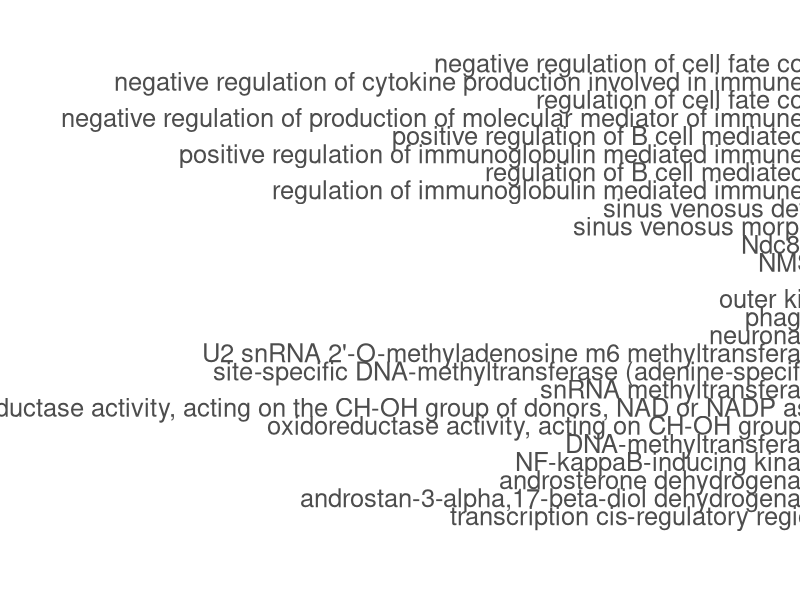
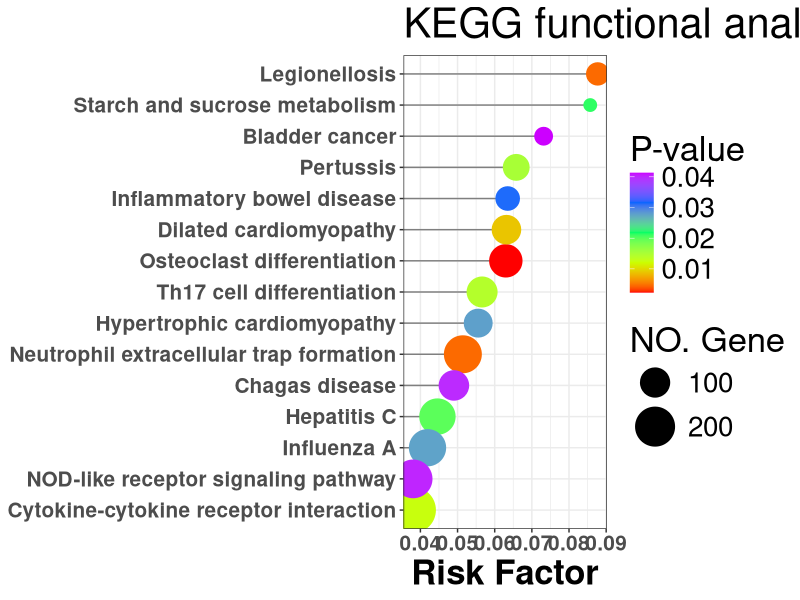
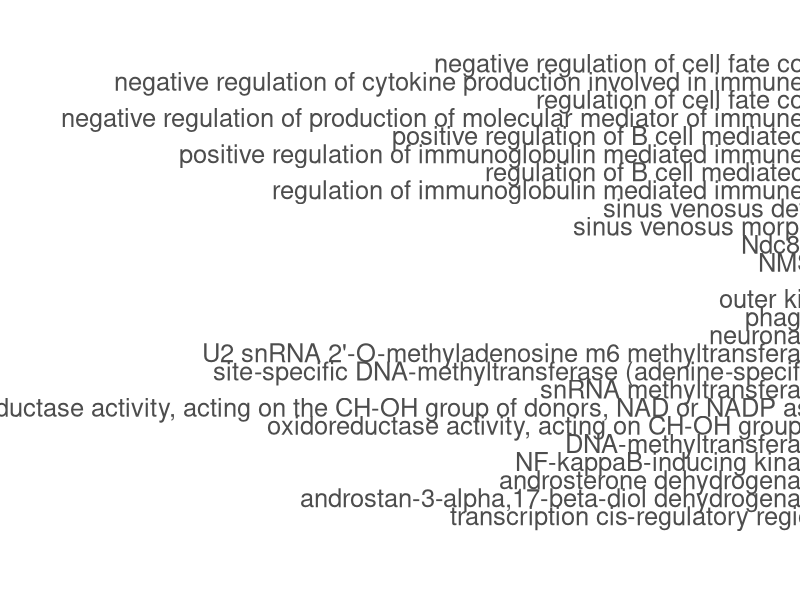
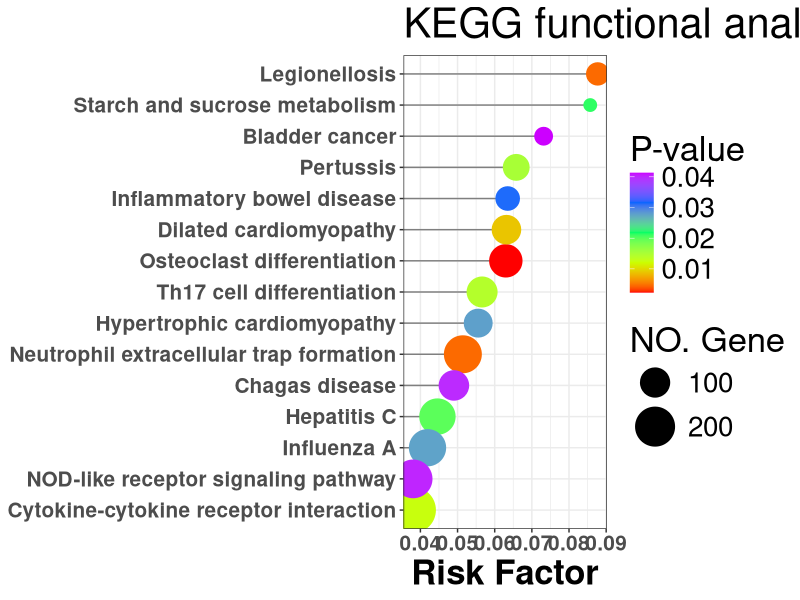

The R source for these figures, in order:
# THIS SCRIPT TO VISUALIZATION PATHWAYS RELATED ###

# loading library
library(ggplot2)
library(dplyr)
#### ~~~~~~~~~~~~~~~~~~~~~ 13 and 38 PROBES go analysis ~~~~~~~~~~~~~~~~ ####
go_bp = read.delim("replot/data/13_probes/gen_ontholygy/ontology_GO_BP.tsv")
go_cc = read.delim("replot/data/13_probes/gen_ontholygy/ontology_GO_CC.tsv")
go_mf = read.delim("replot/data/13_probes/gen_ontholygy/ontology_GO_MF.tsv")


## sort 
sort_function = function(data){
    data = data[order(data$P.DE, decreasing = F),]
    data_collect = data[1:10,c("ONTOLOGY","TERM","P.DE")]
    return(data_collect)
}

go_bp_collect = sort_function(go_bp)
go_cc_collect = sort_function(go_cc)
go_mf_collect = sort_function(go_mf)

## data plot
dataPlot = do.call("rbind", list(go_bp_collect,go_cc_collect,go_mf_collect))
dataPlot = dataPlot[complete.cases(dataPlot),]
dataPlot$TERM = factor(dataPlot$TERM, levels=unique(dataPlot$TERM[order(dataPlot$ONTOLOGY,dataPlot$P.DE,dataPlot$TERM, decreasing = T)]), ordered=TRUE)


## ploting
ggplot(dataPlot, aes(x=-log10(P.DE), y= TERM, fill=ONTOLOGY)) + 
        geom_bar(stat="identity", width = 0.2)+
        theme_minimal()+
        labs(y="", fill="", x="-log10(p-value)",title="GO functional analysis (13 probes)")+
        scale_fill_manual(values=c("#FFA732","#C21292","#EF4040"))+
        theme(
            legend.position = c(.95, .95),
            legend.justification = c("right", "top"),
            legend.box.just = "right",
            legend.margin = margin(6, 6, 6, 6)
        )+
        theme(text=element_text(size=23))
ggsave("replot/result/GO_13_probes.pdf", width=20)
        


#### ~~~~~~~~~~~~~~ KEGG FUNCTION ANALYSIS ~~~~~~~~~~~~~ ####


# loading data Kegg
Kegg <- read.delim("replot/data/384_probes/gene_onthology/ontology_KEGG.tsv.tsv", sep = "\t")
Kegg <- Kegg[Kegg$P.DE <= 0.05, ]
Kegg <- Kegg[order(Kegg$P.DE), ]
Kegg$log10 <- -log10(Kegg$P.DE)
Kegg$rich_ratio <- Kegg$DE / Kegg$N
Kegg = Kegg[order(Kegg$P.DE),]
Kegg_collect = Kegg[1:15,]

# order the rich_ratio
Kegg_collect$Description <- with(Kegg_collect, reorder(Description, rich_ratio, na.rm = T))

ggplot(Kegg_collect, aes(x = rich_ratio, y = Description)) +
    geom_segment(aes(yend = Description), xend = 0, colour = "grey50") +
    geom_point(aes(colour = P.DE, size = N)) +
    scale_color_gradientn(colours = rainbow(5)) +
    scale_size(range = c(4,15))+
    theme_bw() +
    labs(x = "Risk Factor", y = NULL, color = "P-value", size = "NO. Gene", title="KEGG functional analysis (384 probes)") +
    theme(
        text = element_text(size = 25),
        axis.title = element_text(face = "bold"),
        axis.text = element_text(face = "bold", size = 15)
    )
ggsave("replot/result/Kegg_384_probes.pdf", height = 12)
